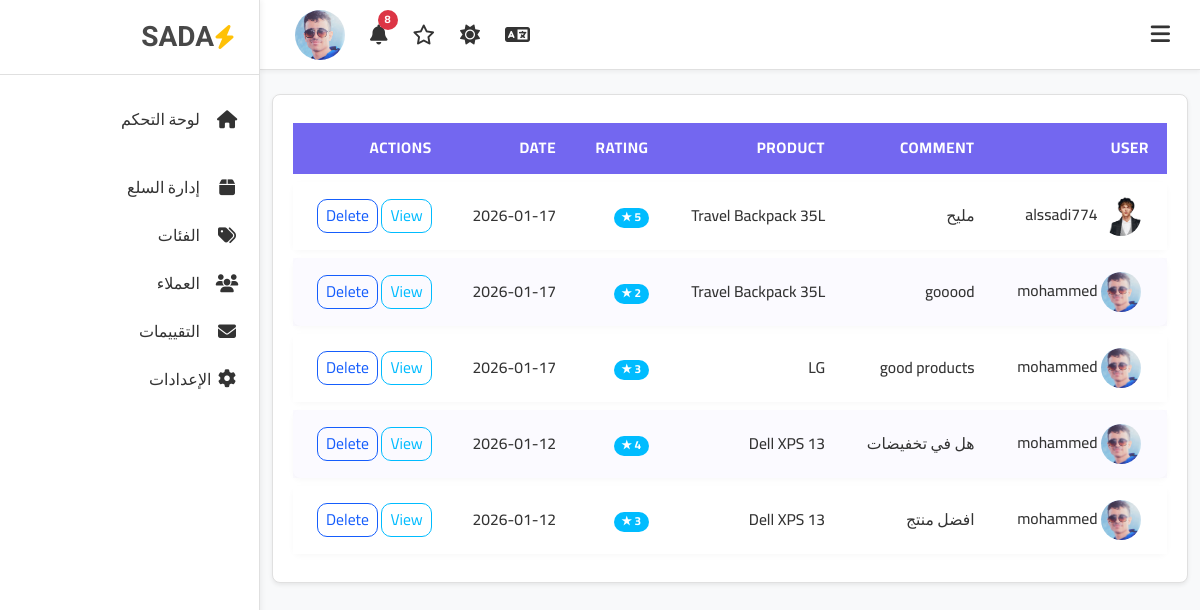
Screenshot of /admin/comments.php (signed in) with the database file from the repository.
### tables this page shows
CREATE TABLE `comments` (
  `id` int NOT NULL,
  `product_id` int NOT NULL,
  `user_id` int NOT NULL,
  `comment` text NOT NULL,
  `rating` tinyint DEFAULT NULL,
  `created_at` timestamp NULL DEFAULT CURRENT_TIMESTAMP
);

CREATE TABLE `users` (
  `id` int NOT NULL,
  `username` varchar(200) NOT NULL,
  `fullname` varchar(300) NOT NULL,
  `email` varchar(200) NOT NULL,
  `password` varchar(300) NOT NULL,
  `country` varchar(300) NOT NULL,
  `profile_image` varchar(500) NOT NULL,
  `status` tinyint NOT NULL DEFAULT '0',
  `roll_id` int NOT NULL DEFAULT '2',
  `created_at` timestamp NOT NULL DEFAULT CURRENT_TIMESTAMP
);

CREATE TABLE `products` (
  `id` int NOT NULL,
  `product_name` varchar(300) NOT NULL,
  `description` text,
  `price` decimal(10,0) NOT NULL,
  `discount` decimal(10,0) NOT NULL DEFAULT '0',
  `quantity` int NOT NULL DEFAULT '0',
  `product_status` enum('available','unavailable') NOT NULL DEFAULT 'available',
  `image1` varchar(600) NOT NULL,
  `image2` varchar(600) DEFAULT NULL,
  `image3` varchar(600) DEFAULT NULL,
  `category_id` int NOT NULL,
  `created_at` timestamp NOT NULL DEFAULT CURRENT_TIMESTAMP
);

### admin/comments.php (the view, shortened to what this page needs)
<?php
include("header.php");
$sql = "
SELECT
    c.id,
    c.comment,
    c.rating,
    c.created_at,
    u.username,
    u.profile_image,
    p.product_name
FROM comments c
JOIN users u ON c.user_id = u.id
JOIN products p ON c.product_id = p.id
ORDER BY c.created_at DESC
";
$stmt = $conn->prepare($sql);
$stmt->execute();
$comments = $stmt->fetchAll();
?>
<div class="container py-4">
<div class="card shadow-sm">
<div class="card-body p-0">
<table class="table align-middle mb-0">
<thead class="table-light">
<tr>
    <th>User</th>
    <th>Comment</th>
    <th>Product</th>
    <th>Rating</th>
    <th>Date</th>
    <th class="text-end">Actions</th>
</tr>
</thead>
<tbody>
<?php if (count($comments) > 0): ?>
<?php foreach ($comments as $row): ?>
<tr>
<td>
    <img src="../uploads/users/<?= ($row['profile_image'] ?: 'user.png') ?>"
         width="40" height="40"
         class="rounded-circle me-2"
         style="object-fit:cover;">
    <?= ($row['username']) ?>
</td>
<td>
    <?= htmlspecialchars(mb_strimwidth($row['comment'], 0, 40, '...')) ?>
</td>
<td>
    <?= htmlspecialchars($row['product_name']) ?>
</td>
<td>
<?php if ($row['rating'] !== null): ?>
    <span class="badge bg-primary"><?= (int)$row['rating'] ?> ★</span>
<?php else: ?>
    <span class="badge bg-secondary">No Rating</span>
<?php endif; ?>
</td>
<td>
    <?= date('Y-m-d', strtotime($row['created_at'])) ?>
</td>
<td class="text-end">
    <a href="viewComment.php?id=<?= (int)$row['id'] ?>"
       class="btn btn-sm btn-outline-primary">
       View
    </a>
    <a href="deleteComment.php?id=<?= (int)$row['id'] ?>"
       class="btn btn-sm btn-outline-danger"
       onclick="return confirm('هل أنت متأكد من حذف التعليق؟');">
       Delete
    </a>
</td>
</tr>
<?php endforeach; ?>
<?php endif; ?>
</tbody>
</table>
</div>
</div>
</div>
<?php include_once("footer.php"); ?>

### admin/styles.css (style rules this page uses)
:root { --primary-color: #7367f0; --success-color: #28a745; --warning-color: #ffc107; --danger-color: #dc3545; --info-color: #17a2b8; --light-bg: #f8f9fa; --dark-bg: #1a1a1a; --text-dark: #333; --text-light: #666; --border-color: #e0e0e0; --sidebar-width: 260px; --sidebar-mini-width: 80px; --header-height: 70px; --bs-primary: #7367f0; --bs-secondary: #6c757d; --bs-success: #28a745; --bs-info: #17a2b8; --bs-warning: #ffc107; --bs-danger: #dc3545; --bs-light: #f8f9fa; --bs-dark: #212529; --bs-body-font-family: "Cairo", "Roboto", system-ui, -apple-system, "Segoe UI", Roboto, "Helvetica Neue", Arial; --bs-body-color: var(--text-dark); --bs-body-bg: var(--light-bg); --table-text-color: #2b2b2b; }
* { margin: 0; padding: 0; box-sizing: border-box; }
html { font-size: 16px; }
body { font-family: 'Cairo', 'Roboto', sans-serif; background-color: var(--light-bg); color: var(--text-dark); transition: background-color 0.3s ease; }
* { font-family: 'Cairo', sans-serif; font-weight: 500; }
.card { background: #fff; border-radius: 12px; padding: 20px; box-shadow: 0 4px 20px rgba(0, 0, 0, 0.05); border: none; }
.table { font-weight: 500; }
.table thead { background: #f5f5f5; }
body { font-size: 1rem; }
.table tbody td { font-size: 1.05rem; color: var(--table-text-color); }
.table thead th { font-size: 0.95rem; }
.btn { font-size: 0.98rem; }
.table thead th { background-color: var(--light-bg); border-bottom: none; color: var(--text-light); font-weight: 600; text-transform: uppercase; font-size: 12px; padding: 15px; }
.table tbody td { padding: 15px; vertical-align: middle; border-bottom: 1px solid var(--border-color); }
.card { background: #fff; border: 1px solid var(--border-color); border-radius: 8px; box-shadow: 0 2px 4px rgba(0, 0, 0, 0.05); margin-bottom: 20px; transition: all 0.3s ease; }
.card-body { padding: 20px; }
.table { width: 100%; border-collapse: separate; border-spacing: 0 8px; background: transparent; }
.table thead th { background: var(--bs-primary); color: #fff; font-weight: 700; font-size: 0.95rem; padding: 14px 18px; border: 0; font-weight: 700; vertical-align: middle; text-transform: uppercase; letter-spacing: 0.6px; }
.table tbody tr { background: #ffffff; font-weight: 600; box-shadow: 0 2px 6px rgba(0,0,0,0.03); border-radius: 8px; }
.table tbody td { padding: 14px 18px; vertical-align: middle; font-size: 0.98rem; color: var(--text-dark); border: 0; }
.table tbody tr:nth-child(even) { background: rgba(115, 103, 240, 0.03); }

### rows the page displays
comments: user.profile_image (picture), user.username "alssadi774", comment "مليح", product.product_name "Travel Backpack 35L", rating "5", created_at "2026-01-17"
comments: user.profile_image (picture), user.username "mohammed", comment "gooood", product.product_name "Travel Backpack 35L", rating "2", created_at "2026-01-17"
comments: user.profile_image (picture), user.username "mohammed", comment "good products", product.product_name "LG", rating "3", created_at "2026-01-17"
comments: user.profile_image (picture), user.username "mohammed", comment "هل في تخفيضات", product.product_name "Dell XPS 13", rating "4", created_at "2026-01-12"
comments: user.profile_image (picture), user.username "mohammed", comment "افضل منتج", product.product_name "Dell XPS 13", rating "3", created_at "2026-01-12"
